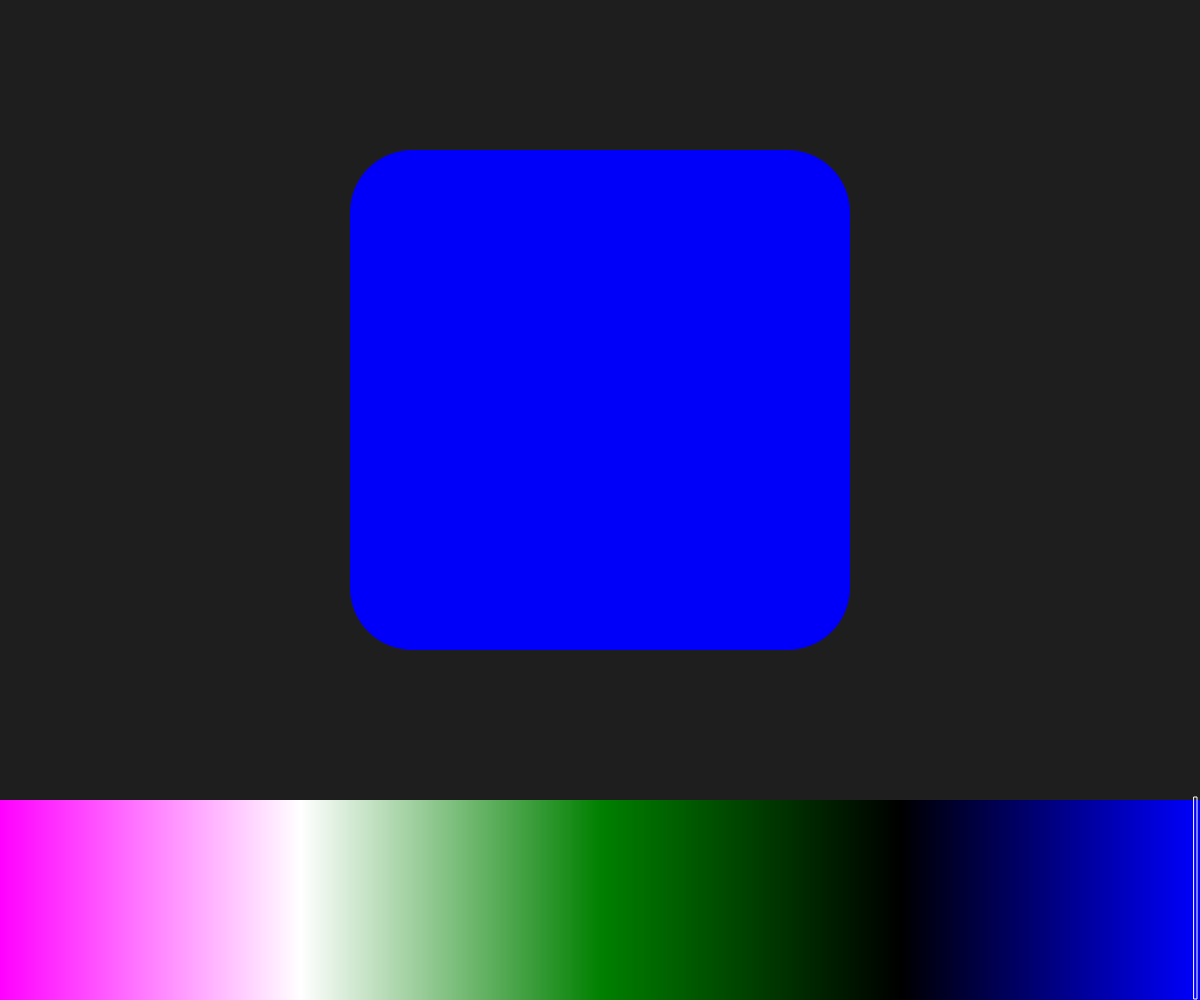
Frame 1 (no input)
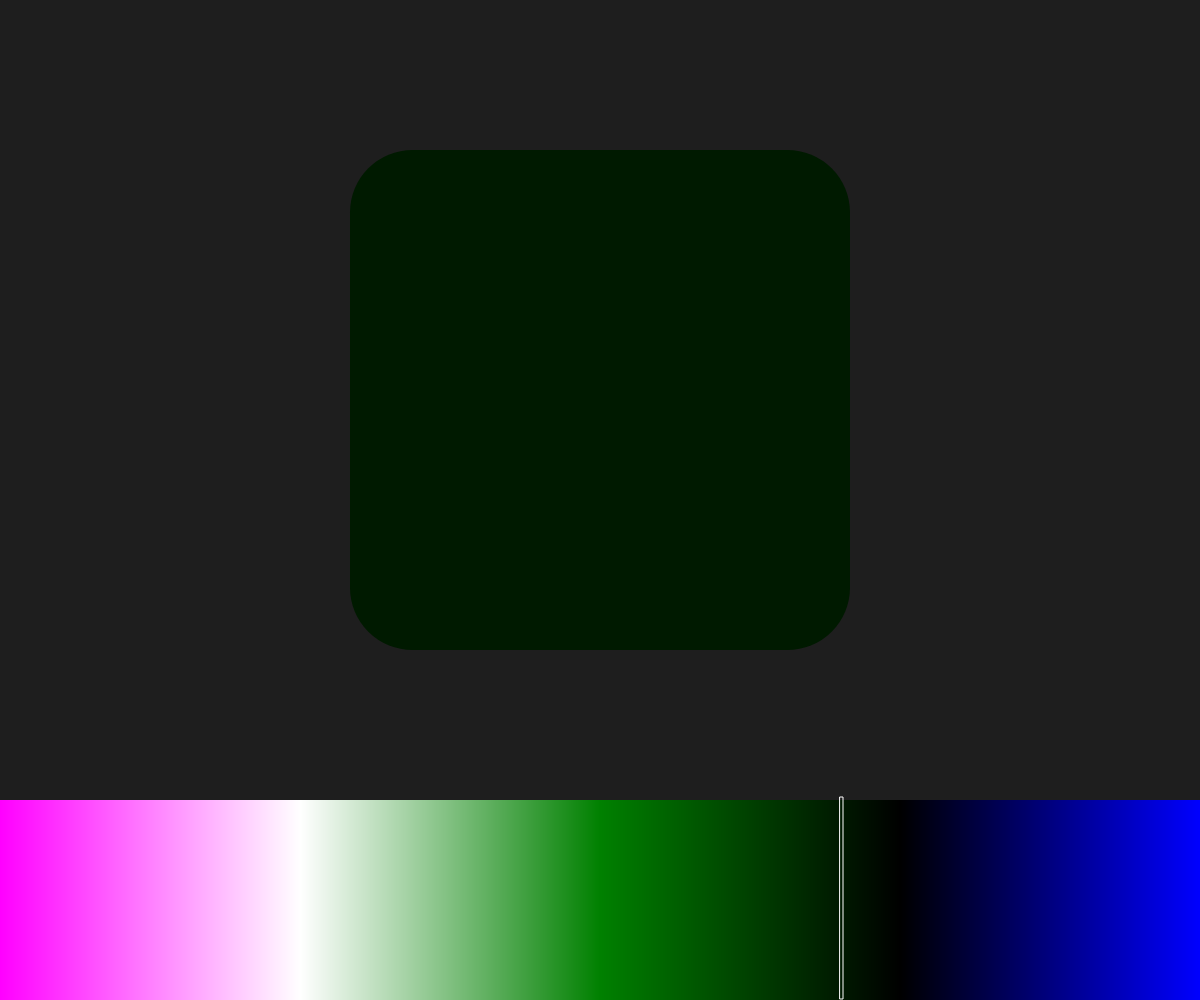
Frame 60 (no input)
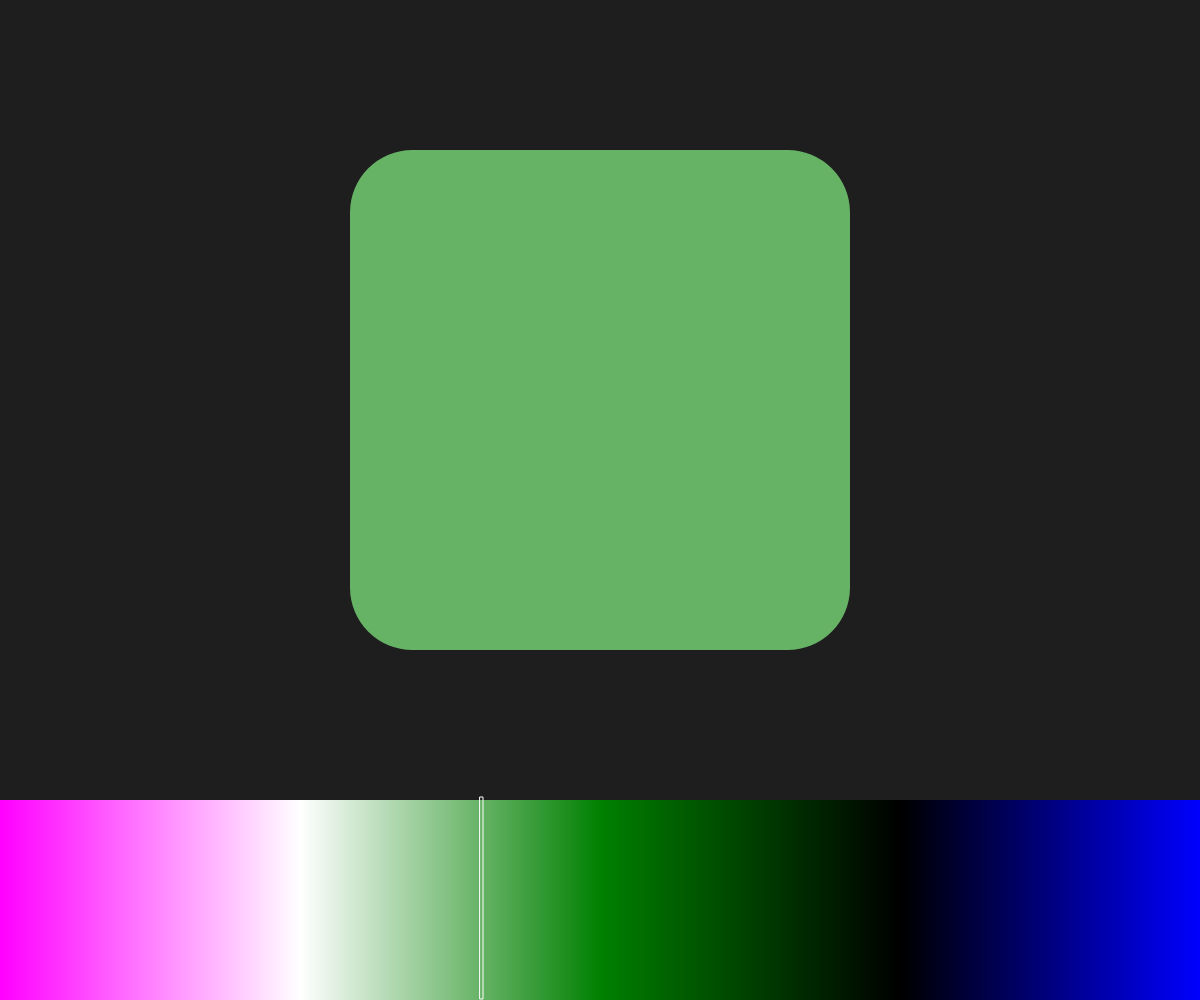
Frame 120 (the mouse pressed at the canvas centre since frame 60)

The p5.js sketch that drew these frames (run headless with seeded random() and noise() and a simulated clock; from frame 60 on, the mouse is pressed at the canvas centre):

// p5.js sketch
// ── sketch.js
var gradient;

function setup() {
    // Create gradient
    gradient = new LinearGradient();
    gradient.addStop(0, color("magenta"));
    gradient.addStop(.25, color("white"));
    gradient.addStop(.5, color("green"));
    gradient.addStop(.75, color("black"));
    gradient.addStop(1, color("blue"));
}

function draw() {
    createCanvas(windowWidth, windowHeight);
    squareSize = min(windowWidth, windowHeight) * .5;
    background(30);  
    
    noStroke();
    // Pingpong across all values
    // coloring the rect.
    var triwaveSpeed = .005;
    var triwaveMax = 1;
    var triwave = abs((frameCount * triwaveSpeed % (triwaveMax * 2)) - triwaveMax);

    fill(gradient.sample(triwave));
    rect(width * .5 - squareSize * .5, 
        height * .4 - squareSize * .5, 
        squareSize, squareSize, 
        squareSize / 8);

    // Draw a gradient bar at the bottom of the window
    var barHeight = windowHeight * .2;
    for (let i = 0; i < windowWidth; i++) {
        fill(gradient.sample(map(i, 0, windowWidth, 0, 1)))
        rect(i, windowHeight - barHeight, barHeight);
    }

    // Draw marker at sample point on gradient
    stroke(color("white"));
    noFill();
    rect(map(triwave, 0, 1, 0, windowWidth), windowHeight - barHeight - 3, 3, barHeight + 2);
}

// clamp a value to within 0 and 1
const clamp01 = (num) => Math.min(Math.max(num, 0), 1);

class LinearGradient
{
    constructor() {  
        // initialize with extremes established, but default white
        this.map = new Map([[0, color("white")], [1, color("white")]]);
    }

    // Add a color stop to gradient
    addStop(pos, color)
    {
        pos = clamp01(pos);
        this.map.set(pos, color);
    }
    sample(pos)
    {
        pos = clamp01(pos);
        if (this.map.has(pos))
        {
            return this.map.get(pos);
        }

        var closestBelow = 0;
        var closestAbove = 1;
        this.map.forEach((value, key) => 
        {
            if (key < pos && key > closestBelow)
            {
                closestBelow = key;
            }
            if (key > pos && key < closestAbove)
            {
                closestAbove = key;
            }
        });
        var normalizedPos = map(pos, closestBelow, closestAbove, 0, 1);
        var result = lerpColor(this.map.get(closestBelow), this.map.get(closestAbove), normalizedPos);
        return result;
    }
    getCanvasGradient(x0, y0, x1, y1)
    {
        let canvasGradient = drawingContext.createLinearGradient(x0, y0, x1, y1);
        this.map.forEach((value, key) => 
        {
            canvasGradient.addColorStop(key, value);
        });
        return canvasGradient;
    }
    getCanvasRadialGradient(x0, y0, r0, x1, y1, r1)
    {
        let canvasRadGradient = drawingContext.createRadialGradient(x0, y0, r0, x1, y1, r1);
        this.map.forEach((value, key) => 
        {
            canvasRadGradient.addColorStop(key, value);
        });
        return canvasRadGradient;
    }
}
